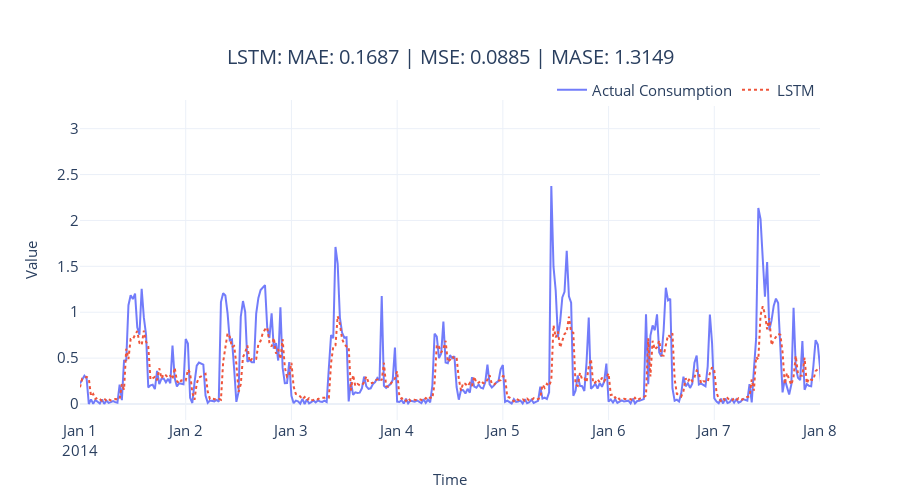

The code cell stored with this chart in its notebook:
### Code cell
fig = plot_forecast(pred_df, forecast_columns=[rnn_config.rnn_type], forecast_display_names=[rnn_config.rnn_type])
fig = format_plot(fig, title=f"{rnn_config.rnn_type}: MAE: {metrics['MAE']:.4f} | MSE: {metrics['MSE']:.4f} | MASE: {metrics['MASE']:.4f}")
fig.update_xaxes(type="date", range=["2014-01-01", "2014-01-08"])
fig.write_image("imgs/chapter_12/lstm.png")
fig.show()

### Figure 1 — Plotly figure (JSON) as saved in the notebook; plotly's stock layout.template omitted (floating-point values rounded to 4 significant figures; data arrays with more than 128 entries replaced by an {"elided": "..."} marker saying what was removed)
{"data": [{"line": {"color": "rgba(99,110,250,0.9)"}, "mode": "lines", "name": "Actual Consumption", "type": "scatter", "x": {"elided": "1488 str values"}, "y": {"elided": "1488 float values"}}, {"line": {"color": "rgba(239,85,59,1)", "dash": "dot"}, "mode": "lines", "name": "LSTM", "type": "scatter", "x": {"elided": "1488 str values"}, "y": {"elided": "1488 float values"}}], "layout": {"autosize": false, "height": 500, "legend": {"font": {"size": 15}, "orientation": "h", "title": {}, "x": 1, "xanchor": "right", "y": 0.98, "yanchor": "bottom"}, "title": {"font": {"size": 20}, "text": "LSTM: MAE: 0.1687 | MSE: 0.0885 | MASE: 1.3149", "x": 0.5, "xanchor": "center", "yanchor": "top"}, "width": 900, "xaxis": {"range": ["2014-01-01", "2014-01-08"], "tickfont": {"size": 15}, "title": {"font": {"size": 15}, "text": "Time"}, "type": "date"}, "yaxis": {"tickfont": {"size": 15}, "title": {"font": {"size": 15}, "text": "Value"}}}}
